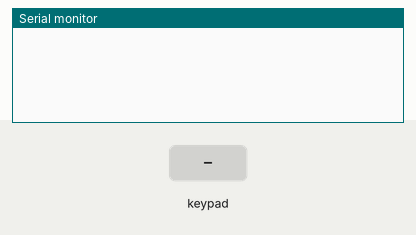
A sketch run on a simulated Arduino Uno, built with avr-gcc and run on an emulated ATmega328P. On the bench: the last lines printed to the serial monitor. Wiring (inferred from the names in the program): 4×4 keypad with keys 1 2 3 A 4 5 6 B 7 8 9 C * 0 # D: rows pin 5, pin 4, pin 3, pin 2; columns pin 6, pin 7, pin 8, pin 9. The inputs (shaded band) are chosen by the test bench.

Above: at 1.2 s.
1.3 s: key '1' pressed
At 2.5 s:
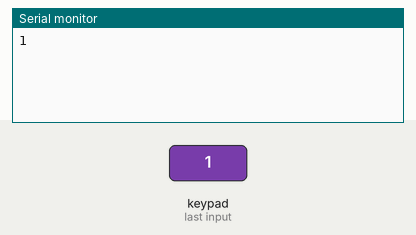
2.8 s: keypad keys 1 2 # pressed 0.4 s apart
At 4.1 s:
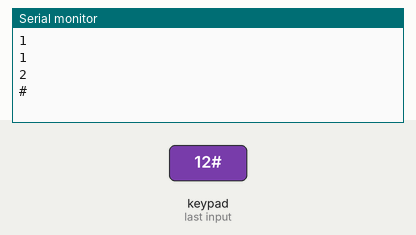
5.5 s: key 'A' pressed
At 6.7 s:
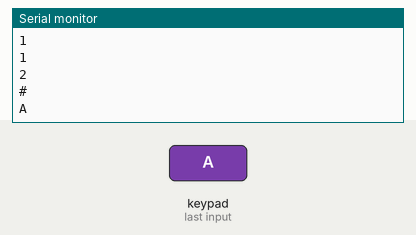
7.0 s: keypad keys 1 2 * pressed 0.4 s apart
At 8.5 s:
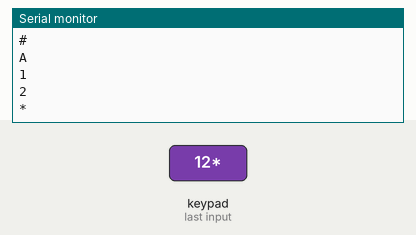
9.7 s: key 'B' pressed
At 10.1 s:
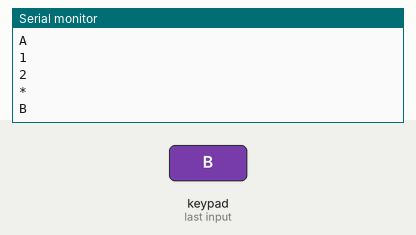
11.2 s: keypad keys 1 2 D pressed 0.4 s apart
At 12.9 s:
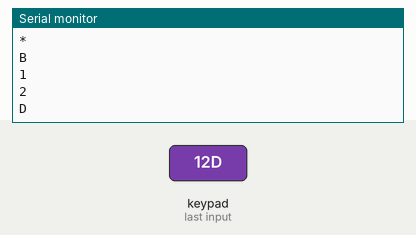

The sketch:

K14.ino
```cpp
// 4×4 키패드 · 행과 열
// 보드: Arduino Uno / 시리얼 모니터: 9600 baud
// USB를 뽑고 배선한 뒤, 아래 연결표와 코드의 핀 번호를 대조하세요.

// 판매처 표: 윗줄 버튼은 핀4, 다음줄3, 다음줄2, 맨아래줄1입니다.
const byte rows[4] = {5,4,3,2}; // 물리핀4,3,2,1 → UNO D5,D4,D3,D2
const byte cols[4] = {6,7,8,9}; // 물리핀5,6,7,8 → UNO D6,D7,D8,D9
const char keys[4][4] = {{'1','2','3','A'},{'4','5','6','B'},
                         {'7','8','9','C'},{'*','0','#','D'}};
char previous = 0;
void setup() {
  Serial.begin(9600);
  for (byte c=0;c<4;c++) pinMode(cols[c], INPUT_PULLUP);
  for (byte r=0;r<4;r++) pinMode(rows[r], INPUT); // 선택하지 않은 행은 출력하지 않습니다.
}
void loop() {
  char found = 0;
  for (byte r=0;r<4;r++) {
    digitalWrite(rows[r], LOW); pinMode(rows[r], OUTPUT);
    delayMicroseconds(20); // 입력이 안정될 짧은 시간
    for (byte c=0;c<4;c++) if (digitalRead(cols[c])==LOW) found=keys[r][c];
    pinMode(rows[r], INPUT); // 읽은 행을 다시 해제합니다.
  }
  if (found && found!=previous) Serial.println(found);
  previous=found; delay(30); // 누르고 있는 동안 무한히 같은 글자를 찍지 않습니다.
}
```

Measured:
- after the input at 1.3 s, the serial monitor: prints a new line at once (image 1)
- after the input at 2.8 s, the serial monitor: prints a new line after 0.40 s (image 2)
- after the input at 5.5 s, the serial monitor: prints a new line at once (image 3)
- after the input at 7.0 s, the serial monitor: prints a new line at once (image 4)
- after the input at 9.7 s, the serial monitor: prints a new line at once (image 5)
- after the input at 11.2 s, the serial monitor: prints a new line at once (image 6)
